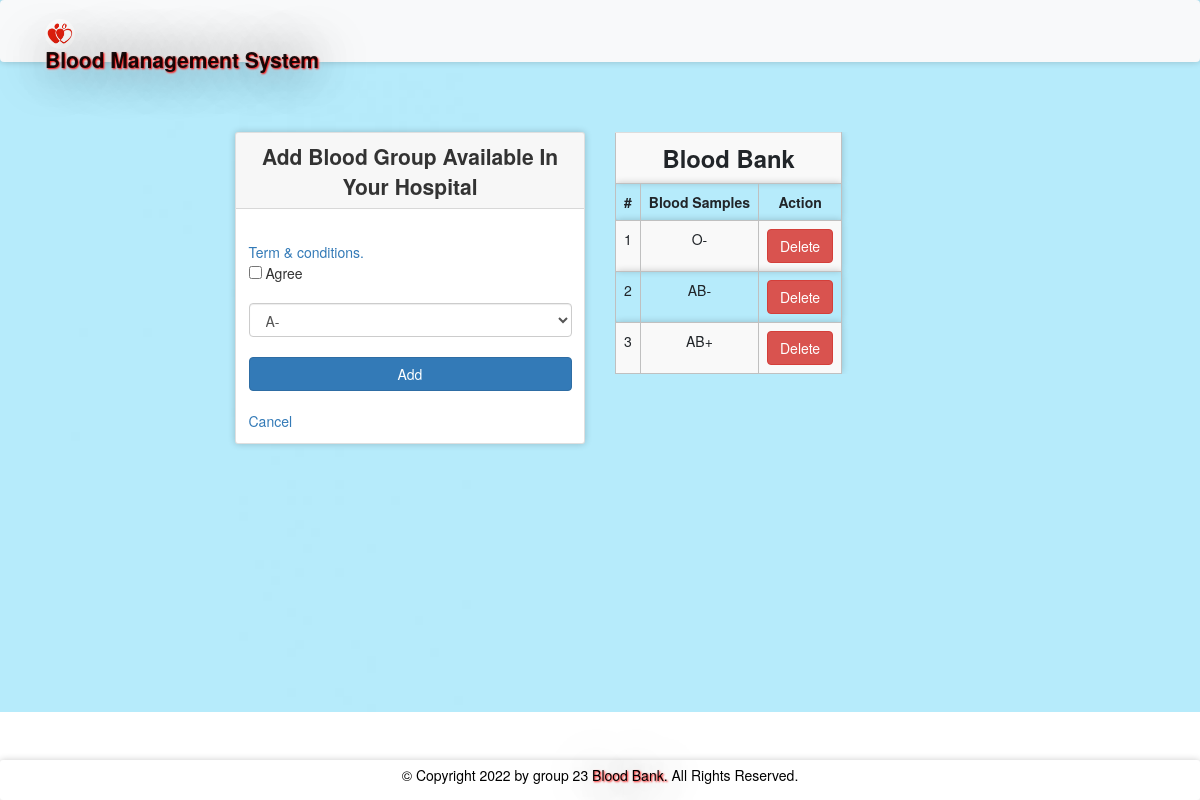
The app's page /bloodinfo.php (signed in) with its own data.
### tables this page shows
CREATE TABLE `bloodinfo` (
  `bid` int(11) NOT NULL,
  `hid` int(11) NOT NULL,
  `bg` varchar(10) NOT NULL
);

### message.php (called while the page is built, shortened)
<?php $counter=0; if(isset($_GET['msg'])) { ?>
	<div class="col-5 alert alert alert-success alert-dismissible fade show card" id="message">
		<button type="button" class="close" data-dismiss="alert" title="close">&times;</button><?php echo $_GET['msg'];?>
	</div>
<?php }?>

### bloodinfo.php (the view, shortened to what this page needs)
<?php
require 'file/connection.php';
if (!isset($_SESSION['hid'])) {
  header('location:login.php');
} else {
?>
  <!DOCTYPE html>
  <html>
  <?php require 'head.php'; ?>
  <body>
    <?php require 'header.php'; ?>
    <div class="container cont">
      <?php require 'message.php'; ?>
      <div class="row justify-content-center">
        <div class="col-lg-4 col-md-5 col-sm-6 col-xs-7 mb-5">
          <div class="card">
            <div class="card-header title">Add blood group available in your hospital</div>
            <div class="card-body">
              <form action="file/infoAdd.php" method="post">
                <a data-toggle="collapse" href="#collapseExample" role="button" aria-expanded="false" aria-controls="collapseExample" title="click to see">Term & conditions. </a><br>
                <input type="checkbox" name="condition" value="agree" required> Agree<br><br>
                <select class="form-control" name="bg" required="">
                  <option>A-</option>
                </select><br>
                <input type="submit" name="add" value="Add" class="btn btn-primary btn-block"><br>
                <a href="hospitalpage.html" class="text-centre">Cancel</a><br>
              </form>
            </div>
          </div>
        </div>
        <?php if (isset($_SESSION['hid'])) {
          $hid = $_SESSION['hid'];
          $sql = "select * from bloodinfo where hid='$hid'";
          $result = mysqli_query($conn, $sql);
        }
        ?>
        <div class="col-lg-4 col-md-5 col-sm-6 col-xs-7 mb-5">
          <table class="table table-striped table-responsive">
            <th colspan="4" class="title">Blood Bank</th>
            <tr>
              <th>#</th>
              <th>Blood Samples</th>
              <th>Action</th>
            </tr>
            <?php while ($row = mysqli_fetch_array($result)) { ?>
              <tr>
                <td><?php echo ++$counter; ?></td>
                <td><?php echo $row['bg']; ?></td>
                <td><a href="file/delete.php?bid=<?php echo $row['bid']; ?>" class="btn btn-danger">Delete</a></td>
              </tr>
            <?php } ?>
          </table>
        </div>
      </div>
    </div>
    <?php require 'footer.php' ?>
  </body>
<?php } ?>

### css/style.css (style rules this page uses)
.cont { padding-top: 40px; text-align: justify; font-size: 1em; }
.card ,nav, .footer,tr,video { border-radius: 3px; transition: all 200ms ease-out; box-shadow: 0px 0px 7px rgba(0, 0, 0, 0.2); }
tr,th,td { border:0.1px solid silver; text-align: center; }
.title { font-weight: bold; font-size: 1.7em; text-transform: capitalize; text-align: center; }
.card-header { font-weight: bolder; font-size: 1.5em; }
form { padding-top: 20px; }
a:link { text-decoration: none; }

### bloodinfo.php (style rules this page uses)
body { background: url(image/p1.jpg) no-repeat center; background-size: cover; min-height: 0; height: 100%; }

### records on screen
bloodinfo: bg "O-"
bloodinfo: bg "AB-"
bloodinfo: bg "AB+"
